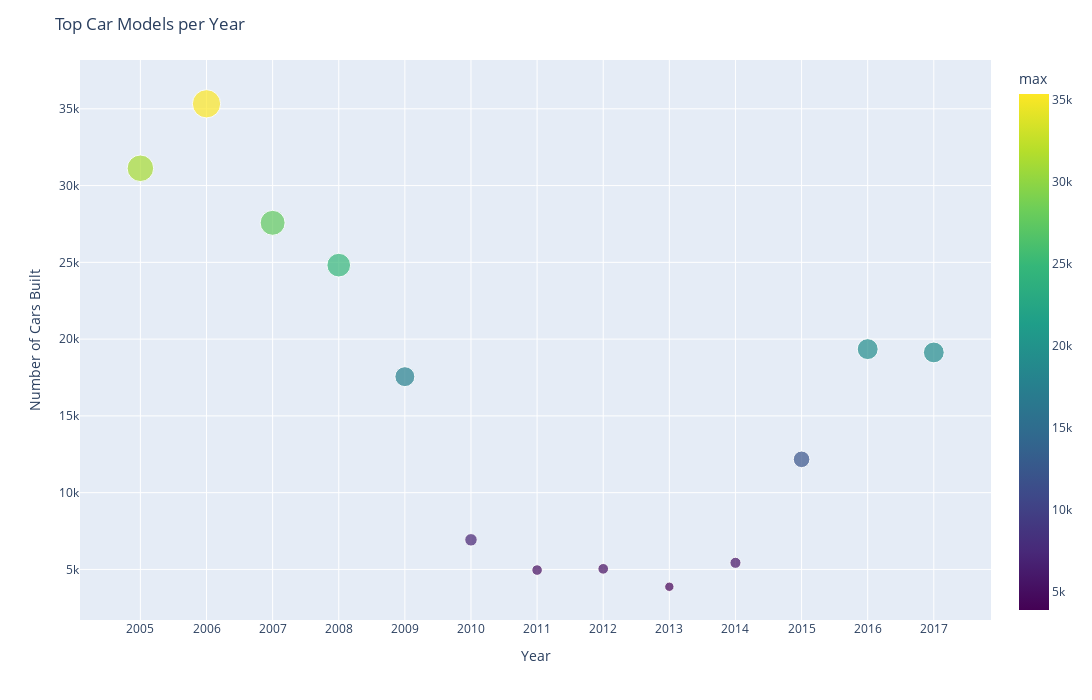

Notebook code for this chart:
### Markdown cell above
## Analysis 2

### Code cell
fig = px.scatter(stats_data, x="year", y="max", color='max',color_continuous_scale=px.colors.sequential.Viridis,hover_data=
                 {'year':True,
                  'Model':True,
                  'stdev':True
                 },size='max')
fig.update_layout(height=700,width=1600)
fig.update_layout\
    (
        title='Top Car Models per Year',
        xaxis=dict
            (
            tickmode='linear'
            ),
        yaxis_title = "Number of Cars Built",
        xaxis_title = 'Year'
    )
fig.update_layout(hovermode="x")

fig.show()

### Figure 1 — Plotly figure (JSON) as saved in the notebook; plotly's stock layout.template omitted (floating-point values rounded to 4 significant figures)
{"data": [{"customdata": [["Corolla", 4744], ["Camry", 5129], ["Camry", 4452], ["Camry", 4338], ["Camry", 2645], ["Camry", 1327], ["3-Series", 979], [" 3-Series", 1034], ["S-Class", 846], ["Corolla", 1029], ["Corolla", 2058], ["Civic", 3367], ["Corolla", 3205]], "hovertemplate": "year=%{x}<br>max=%{marker.color}<br>Model=%{customdata[0]}<br>stdev=%{customdata[1]}<extra></extra>", "legendgroup": "", "marker": {"color": [31130.0, 35330.0, 27570.0, 24820.0, 17560.0, 6927.0, 4959.0, 5039.0, 3871.0, 5431.0, 12170.0, 19350.0, 19130.0], "coloraxis": "coloraxis", "size": [31130.0, 35330.0, 27570.0, 24820.0, 17560.0, 6927.0, 4959.0, 5039.0, 3871.0, 5431.0, 12170.0, 19350.0, 19130.0], "sizemode": "area", "sizeref": 88.31, "symbol": "circle"}, "mode": "markers", "name": "", "orientation": "v", "showlegend": false, "type": "scatter", "x": [2005, 2006, 2007, 2008, 2009, 2010, 2011, 2012, 2013, 2014, 2015, 2016, 2017], "xaxis": "x", "y": [31130.0, 35330.0, 27570.0, 24820.0, 17560.0, 6927.0, 4959.0, 5039.0, 3871.0, 5431.0, 12170.0, 19350.0, 19130.0], "yaxis": "y"}], "layout": {"coloraxis": {"colorbar": {"title": {"text": "max"}}, "colorscale": [[0.0, "#440154"], [0.1111, "#482878"], [0.2222, "#3e4989"], [0.3333, "#31688e"], [0.4444, "#26828e"], [0.5556, "#1f9e89"], [0.6667, "#35b779"], [0.7778, "#6ece58"], [0.8889, "#b5de2b"], [1.0, "#fde725"]]}, "height": 700, "hovermode": "x", "legend": {"itemsizing": "constant", "tracegroupgap": 0}, "margin": {"t": 60}, "title": {"text": "Top Car Models per Year"}, "width": 1600, "xaxis": {"anchor": "y", "domain": [0.0, 1.0], "tickmode": "linear", "title": {"text": "Year"}}, "yaxis": {"anchor": "x", "domain": [0.0, 1.0], "title": {"text": "Number of Cars Built"}}}}
